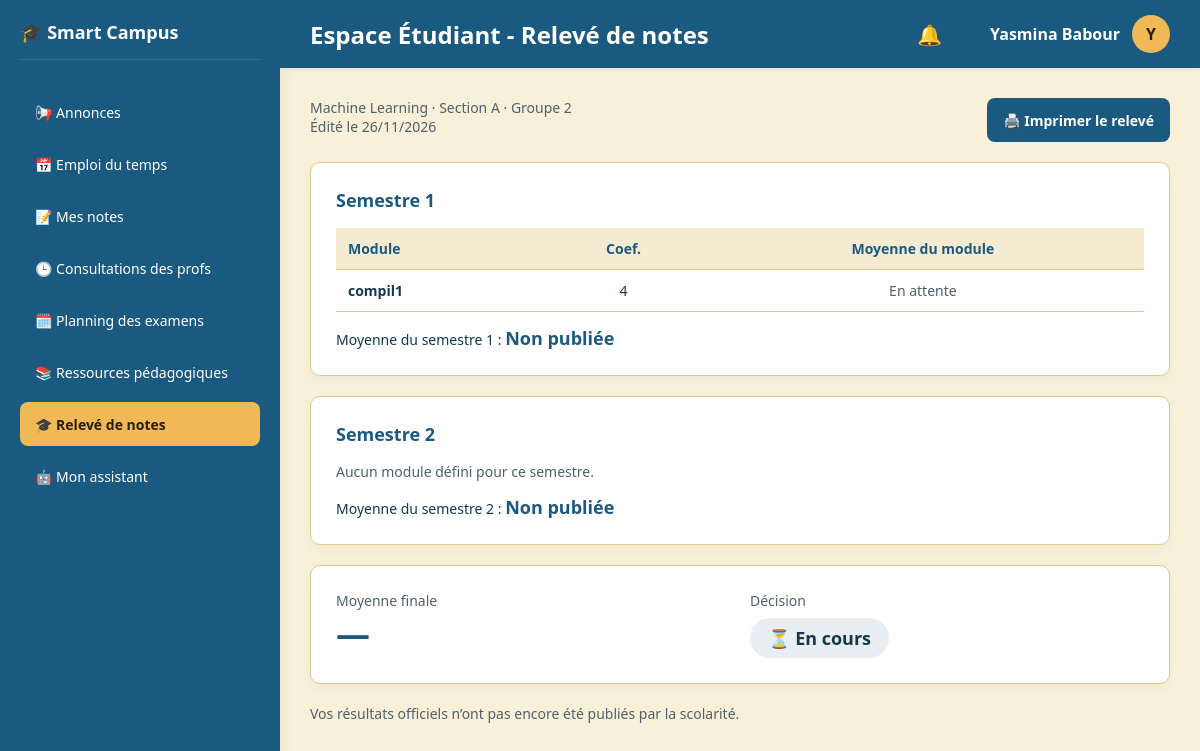
Before: /etudiant_releve.php?annee=2025/2026 (signed in) with the older database file.
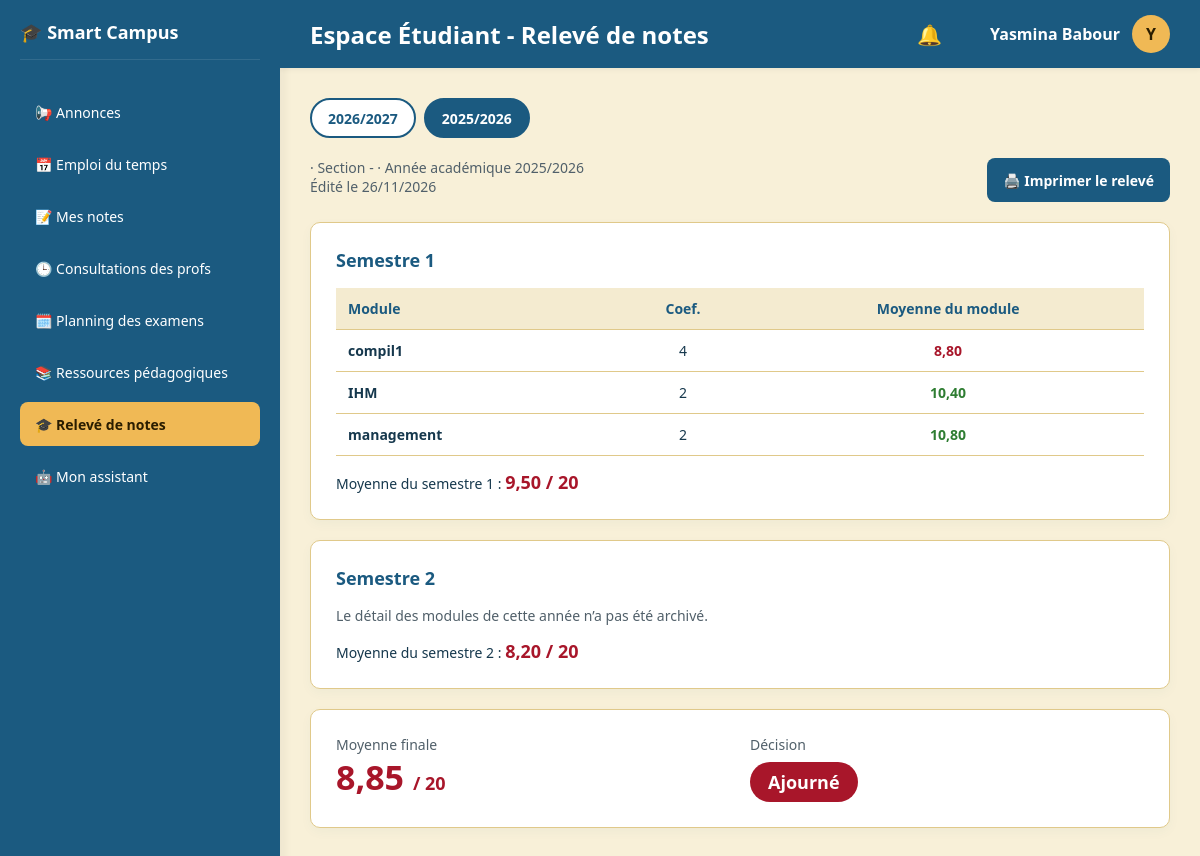
After: the same page with the newer database file.
### tables this page shows
CREATE TABLE `etudiant` (
  `id_Etu` int(11) NOT NULL,
  `id_user` varchar(100) NOT NULL,
  `id_sp` int(11) DEFAULT NULL,
  `id_Sec` int(11) DEFAULT NULL,
  `groupe` int(11) NOT NULL DEFAULT 1,
  `annee` tinyint(4) DEFAULT NULL
);

CREATE TABLE `specialite` (
  `id_sp` int(11) NOT NULL,
  `NomSp` varchar(100) NOT NULL,
  `id_Dep` int(11) DEFAULT NULL,
  `annee` int(11) NOT NULL
);

CREATE TABLE `section` (
  `id_Sec` int(11) NOT NULL,
  `nom_sec` varchar(100) NOT NULL,
  `id_sp` int(11) DEFAULT NULL,
  `nombre_groupes` int(11) DEFAULT 4
);

CREATE TABLE `programme` (
  `id_prog` int(11) NOT NULL,
  `id_sp` int(11) NOT NULL,
  `id_mod` int(11) NOT NULL,
  `semestre` tinyint(4) NOT NULL DEFAULT 1,
  `coefficient` decimal(3,1) NOT NULL DEFAULT 1.0
);

CREATE TABLE `module` (
  `id_mod` int(11) NOT NULL,
  `Nom_mod` varchar(100) NOT NULL
);

CREATE TABLE `resultat_etudiant` (
  `id_resultat` int(11) NOT NULL,
  `id_user` varchar(100) NOT NULL,
  `moyenne_s1` decimal(4,2) DEFAULT NULL,
  `moyenne_s2` decimal(4,2) DEFAULT NULL,
  `rattrapage_s1` decimal(4,2) DEFAULT NULL,
  `rattrapage_s2` decimal(4,2) DEFAULT NULL,
  `moyenne_finale` decimal(4,2) DEFAULT NULL,
  `decision` varchar(50) DEFAULT 'En cours',
  `annee_academique` varchar(20) DEFAULT '2026/2027',
  `id_sp` int(11) DEFAULT NULL,
  `id_Sec` int(11) DEFAULT NULL
);

### etu_functions.php (called while the page is built, shortened)
<?php
function fmt($v): string {
    return ($v === null || $v === '') ? '—' : number_format((float)$v, 2, ',', ' ');
}
function cls_moy($v): string {
    return ($v === null || $v === '') ? '' : ((float)$v >= 10 ? 'ok' : 'ko');
}

### etudiant_releve.php (the view, shortened to what the changed rows need)
<?php
$page_title  = 'Relevé de notes';
$page_active = 'etudiant_releve.php';
require 'etu_header.php';
require_once 'etu_functions.php';
$par_sem = [1 => [], 2 => []];
$annees = [];
$res = null;
$annee_sel = null;
$error = '';
try {
    $st = $pdo->prepare("SELECT r.*, sp.NomSp, s.nom_sec
                         FROM resultat_etudiant r
                         LEFT JOIN specialite sp ON sp.id_sp = r.id_sp
                         LEFT JOIN section s ON s.id_Sec = r.id_Sec
                         WHERE r.id_user = ?
                         ORDER BY r.annee_academique DESC, r.id_resultat DESC");
    $st->execute([$_SESSION['id_user']]);
    foreach ($st->fetchAll(PDO::FETCH_ASSOC) as $r) { $annees[$r['annee_academique']] ??= $r; }
    $annee_sel = $_GET['annee'] ?? array_key_first($annees);
    if (!isset($annees[$annee_sel])) { $annee_sel = array_key_first($annees); }
    $res = $annee_sel !== null ? $annees[$annee_sel] : null;
    $est_courante = ($annee_sel === null) || ($annee_sel === array_key_first($annees));
    if ($est_courante) {
        $id_sp_annee = $res['id_sp'] ?? $etu['id_sp'];
        $st = $pdo->prepare("SELECT p.semestre, p.coefficient, m.Nom_mod, n.TD, n.TP, n.Exam
                             FROM programme p
                             JOIN module m ON m.id_mod = p.id_mod
                             LEFT JOIN note n ON n.id_Mod = p.id_mod AND n.id_Etud = ?
                             WHERE p.id_sp = ?
                             ORDER BY p.semestre, m.Nom_mod");
        $st->execute([$etu['id_Etu'], $id_sp_annee]);
        foreach ($st->fetchAll(PDO::FETCH_ASSOC) as $r) {
            [$r['moy'], $r['has_ex']] = moyenne_module($r['TD'], $r['TP'], $r['Exam']);
            $par_sem[(int)$r['semestre']][] = $r;
        }
    } else {
        $st = $pdo->prepare("SELECT semestre, coefficient, nom_mod AS Nom_mod, td AS TD, tp AS TP, exam AS Exam, moyenne
                             FROM resultat_module
                             WHERE id_user = ? AND annee_academique = ?
                             ORDER BY semestre, nom_mod");
        $st->execute([$_SESSION['id_user'], $annee_sel]);
        foreach ($st->fetchAll(PDO::FETCH_ASSOC) as $r) {
            $r['moy']    = ($r['moyenne'] !== null) ? (float)$r['moyenne'] : null;
            $r['has_ex'] = ($r['Exam'] !== null);
            $par_sem[(int)$r['semestre']][] = $r;
        }
    }
} catch (PDOException $e) {
    $error = "Impossible de charger votre relevé pour le moment. Réessayez plus tard.";
}
$nom_sp  = $res['NomSp']   ?? ($etu['NomSp'] ?? '');
$nom_sec = $res['nom_sec'] ?? ($etu['nom_sec'] ?? '-');
$est_courante = ($annee_sel === null) || ($annee_sel === array_key_first($annees));
$decision = trim($res['decision'] ?? 'En cours');
$d = mb_strtolower($decision);
if (preg_match('/ajourn|non admis|redoubl|exclu/u', $d))      { $d_class = 'ko';   $d_icon = ''; }
elseif (strpos($d, 'rattrap') !== false)                      { $d_class = 'warn'; $d_icon = ''; }
elseif (strpos($d, 'admis') !== false)                        { $d_class = 'ok';   $d_icon = ''; }
else                                                          { $d_class = 'wait'; $d_icon = '⏳'; }
?>
<?php if (count($annees) > 0): ?>
<div class="years no-print" role="group" aria-label="Choisir l'année académique">
  <?php foreach ($annees as $a => $r): ?>
    <a class="yr <?php echo $a === $annee_sel ? 'active' : ''; ?>" href="etudiant_releve.php?annee=<?php echo urlencode($a); ?>"><?php echo htmlspecialchars($a); ?></a>
  <?php endforeach; ?>
</div>
<?php endif; ?>
<div class="rl-head">
  <div>
    <p class="muted">
      <?php echo htmlspecialchars($nom_sp); ?> · Section <?php echo htmlspecialchars($nom_sec); ?>
      <?php if ($est_courante): ?> · Groupe <?php echo (int)$etu['groupe']; ?><?php endif; ?>
      <?php if ($annee_sel !== null): ?> · Année académique <?php echo htmlspecialchars($annee_sel); ?><?php endif; ?><br>
      Édité le <?php echo date('d/m/Y'); ?>
    </p>
  </div>
  <button class="btn-print no-print" onclick="window.print()">🖨️ Imprimer le relevé</button>
</div>
<?php if (!$error): ?>
  <?php foreach ([1, 2] as $s):
      $mods = $par_sem[$s];
      $moy_s = $res['moyenne_s' . $s] ?? null;
      $rat_s = $res['rattrapage_s' . $s] ?? null; ?>
    <div class="card" style="margin-top:20px">
      <h3>Semestre <?php echo $s; ?></h3>
      <?php if (empty($mods)): ?>
        <p class="muted"><?php echo $est_courante ? 'Aucun module défini pour ce semestre.' : 'Le détail des modules de cette année n’a pas été archivé.'; ?></p>
      <?php else: ?>
        <div class="tbl-wrap"><table class="nt">
          <thead><tr><th>Module</th><th>Coef.</th><th>Moyenne du module</th></tr></thead>
          <tbody>
          <?php foreach ($mods as $m): ?>
            <tr>
              <td><strong><?php echo htmlspecialchars($m['Nom_mod']); ?></strong></td>
              <td><?php echo rtrim(rtrim(number_format((float)$m['coefficient'], 1, ',', ''), '0'), ','); ?></td>
              <td><?php if ($m['moy'] === null): ?><span class="muted">En attente</span>
                  <?php else: ?><span class="moy <?php echo $m['moy'] >= 10 ? 'ok' : 'ko'; ?>"><?php echo $m['moy'] >= 10 ? '' : ''; ?> <?php echo fmt($m['moy']); ?></span><?php endif; ?></td>
            </tr>
          <?php endforeach; ?>
          </tbody>
        </table></div>
      <?php endif; ?>
      <div class="sem-foot">
        <div>Moyenne du semestre <?php echo $s; ?> : <strong class="<?php echo cls_moy($moy_s); ?>"><?php echo $moy_s !== null ? ico_moy($moy_s) . fmt($moy_s) . ' / 20' : 'Non publiée'; ?></strong></div>
      </div>
    </div>
  <?php endforeach; ?>
  <div class="card final">
    <div>
      <div class="muted">Moyenne finale</div>
      <div class="big <?php echo cls_moy($res['moyenne_finale'] ?? null); ?>"><?php echo isset($res['moyenne_finale']) ? ico_moy($res['moyenne_finale']) . fmt($res['moyenne_finale']) . ' <span style="font-size:18px">/ 20</span>' : '—'; ?></div>
    </div>
    <div>
      <div class="muted" style="margin-bottom:8px">Décision</div>
      <span class="dec <?php echo $d_class; ?>"><?php echo $d_icon . ' ' . htmlspecialchars($decision); ?></span>
    </div>
  </div>
  <?php if (!$res): ?>
    <p class="muted">Vos résultats officiels n’ont pas encore été publiés par la scolarité.</p>
  <?php endif; ?>
<?php endif; ?>
<?php require 'etu_footer.php'; ?>

### etu_header.php (shortened to what the changed rows need)
<?php
try {
    $pdo = new PDO("mysql:host=localhost;dbname=smart_campus;charset=utf8mb4", 'root', '');
    $pdo->setAttribute(PDO::ATTR_ERRMODE, PDO::ERRMODE_EXCEPTION);
    $st = $pdo->prepare("SELECT e.id_Etu, e.id_sp, e.id_Sec, e.groupe, e.annee, s.nom_sec, sp.NomSp
                         FROM etudiant e
                         LEFT JOIN section s ON s.id_Sec = e.id_Sec
                         LEFT JOIN specialite sp ON sp.id_sp = e.id_sp
                         WHERE e.id_user = ?");
    $st->execute([$_SESSION['id_user']]);
    $etu = $st->fetch(PDO::FETCH_ASSOC);
} catch (PDOException $e) {
    die("Erreur de connexion à la base de données.");
}
$menu = [
    'etudiant_dashboard.php' => '📢 Annonces',
    'etudiant_edt.php'       => '📅 Emploi du temps',
    'etudiant_notes.php'     => '📝 Mes notes',
    'etudiant_consultations.php' => '🕒 Consultations des profs',
    'etudiant_examens.php'   => '🗓️ Planning des examens',
    'etudiant_ressources.php'=> '📚 Ressources pédagogiques',
    'etudiant_releve.php'    => '🎓 Relevé de notes',
    'etudiant_assistant.php' => '🤖 Mon assistant',
];
$page_active = $page_active ?? '';
$page_title  = $page_title ?? 'Espace Étudiant';
?>
<!DOCTYPE html>
<html lang="fr">
<head>
</head>
<body>
<div class="sidebar">
  <div>
    <nav class="menu" aria-label="Menu principal">
      <?php foreach ($menu as $file => $label): ?>
        <a href="<?php echo $file; ?>" class="menu-item <?php echo $file === $page_active ? 'active' : ''; ?>"><?php echo $label; ?></a>
      <?php endforeach; ?>
    </nav>
  </div>
</div>
<div class="main-content">
  <div class="top-navbar">
    <h2>Espace Étudiant - <?php echo htmlspecialchars($page_title); ?></h2>
  </div>
  <div class="content-body">

Changed rows visible on the page:
no longer on this page (row unchanged): etudiant: id_sp.NomSp "Machine Learning", id_Sec.nom_sec "A", groupe "2"
removed programme: id_mod.Nom_mod "compil1", coefficient "4", shows "En attente"
added resultat_etudiant: a "2026/2027"
added resultat_etudiant: a "2025/2026", moyenne_s1 "9,50", moyenne_s2 "8,20", moyenne_finale "8,85", decision "Ajourné"
Other visible differences:
$nom_sec: (not shown) → "-"
$annee_sel: (not shown) → "2025/2026"
$d_icon: "⏳" → (not shown)
$decision: "En cours" → (not shown)
text no longer shown: "· Groupe — Vos résultats officiels n’ont pas encore été publiés par la scolarité."
text now shown: "· Année académique / 20"
new list line: "Semestre 1 Module Coef. Moyenne du module compil1 4 8,80 IHM 2 10,40 management 2 10,80 Moyenne du semestre 1 : / 20"
new list line: "Semestre 2 Le détail des modules de cette année n’a pas été archivé. Moyenne du semestre 2 : / 20"
list line gone: "Semestre 1 Module Coef. Moyenne du module Moyenne du semestre 1 : Non publiée"
list line gone: "Semestre 2 Aucun module défini pour ce semestre. Moyenne du semestre 2 : Non publiée"
